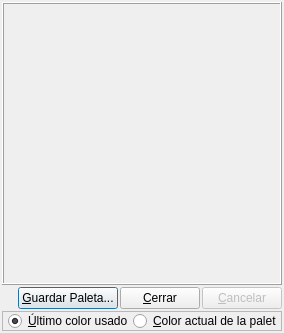
<ui version="4.0" >
 <class>pal_edit_dlg</class>
 <widget class="QDialog" name="pal_edit_dlg" >
  <property name="geometry" >
   <rect>
    <x>0</x>
    <y>0</y>
    <width>284</width>
    <height>333</height>
   </rect>
  </property>
  <property name="minimumSize" >
   <size>
    <width>284</width>
    <height>333</height>
   </size>
  </property>
  <property name="maximumSize" >
   <size>
    <width>284</width>
    <height>1000</height>
   </size>
  </property>
  <property name="mouseTracking" >
   <bool>true</bool>
  </property>
  <property name="windowTitle" >
   <string>Palette - Edit</string>
  </property>
  <layout class="QGridLayout" >
   <property name="leftMargin" >
    <number>2</number>
   </property>
   <property name="topMargin" >
    <number>2</number>
   </property>
   <property name="rightMargin" >
    <number>2</number>
   </property>
   <property name="bottomMargin" >
    <number>2</number>
   </property>
   <property name="horizontalSpacing" >
    <number>2</number>
   </property>
   <property name="verticalSpacing" >
    <number>2</number>
   </property>
   <item row="0" column="0" colspan="4" >
    <widget class="QFrame" name="frame_pal" >
     <property name="frameShape" >
      <enum>QFrame::Box</enum>
     </property>
     <property name="frameShadow" >
      <enum>QFrame::Raised</enum>
     </property>
    </widget>
   </item>
   <item row="1" column="0" >
    <spacer>
     <property name="orientation" >
      <enum>Qt::Horizontal</enum>
     </property>
     <property name="sizeHint" >
      <size>
       <width>16</width>
       <height>20</height>
      </size>
     </property>
    </spacer>
   </item>
   <item row="1" column="1" >
    <widget class="QPushButton" name="guardar_btn" >
     <property name="toolTip" >
      <string>Guarda la paleta actual</string>
     </property>
     <property name="text" >
      <string>&amp;Guardar Paleta...</string>
     </property>
    </widget>
   </item>
   <item row="1" column="2" >
    <widget class="QPushButton" name="cerrar_btn" >
     <property name="toolTip" >
      <string>Cierra el dialogo dejando la paleta en el sprite</string>
     </property>
     <property name="text" >
      <string>&amp;Cerrar</string>
     </property>
    </widget>
   </item>
   <item row="1" column="3" >
    <widget class="QPushButton" name="cancel_btn" >
     <property name="enabled" >
      <bool>false</bool>
     </property>
     <property name="focusPolicy" >
      <enum>Qt::NoFocus</enum>
     </property>
     <property name="toolTip" >
      <string>No Implementado</string>
     </property>
     <property name="text" >
      <string>&amp;Cancelar</string>
     </property>
    </widget>
   </item>
   <item row="2" column="0" colspan="4" >
    <widget class="QFrame" name="frame" >
     <property name="minimumSize" >
      <size>
       <width>16</width>
       <height>20</height>
      </size>
     </property>
     <property name="maximumSize" >
      <size>
       <width>16777215</width>
       <height>20</height>
      </size>
     </property>
     <property name="frameShape" >
      <enum>QFrame::StyledPanel</enum>
     </property>
     <property name="frameShadow" >
      <enum>QFrame::Raised</enum>
     </property>
     <layout class="QGridLayout" >
      <property name="leftMargin" >
       <number>5</number>
      </property>
      <property name="topMargin" >
       <number>0</number>
      </property>
      <property name="rightMargin" >
       <number>5</number>
      </property>
      <property name="bottomMargin" >
       <number>0</number>
      </property>
      <property name="horizontalSpacing" >
       <number>0</number>
      </property>
      <property name="verticalSpacing" >
       <number>0</number>
      </property>
      <item row="0" column="0" >
       <widget class="QRadioButton" name="ult_btn" >
        <property name="text" >
         <string>&amp;Último color usado</string>
        </property>
        <property name="checked" >
         <bool>true</bool>
        </property>
       </widget>
      </item>
      <item row="0" column="1" >
       <widget class="QRadioButton" name="act_btn" >
        <property name="text" >
         <string>&amp;Color actual de la paleta</string>
        </property>
       </widget>
      </item>
     </layout>
    </widget>
   </item>
  </layout>
 </widget>
 <tabstops>
  <tabstop>guardar_btn</tabstop>
  <tabstop>cerrar_btn</tabstop>
 </tabstops>
 <resources/>
 <connections>
  <connection>
   <sender>cerrar_btn</sender>
   <signal>clicked()</signal>
   <receiver>pal_edit_dlg</receiver>
   <slot>close()</slot>
   <hints>
    <hint type="sourcelabel" >
     <x>167</x>
     <y>298</y>
    </hint>
    <hint type="destinationlabel" >
     <x>177</x>
     <y>314</y>
    </hint>
   </hints>
  </connection>
 </connections>
</ui>
